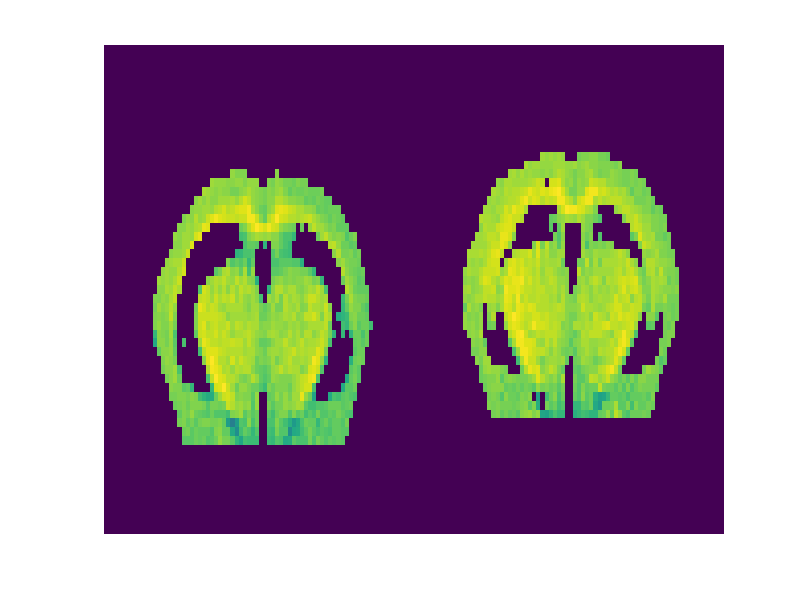

This figure's MATLAB source: (Note: this script raises an error after producing the figure.)
clear all, close all;
addpath(genpath(pwd));

%% load data
% lower signal
load('Data/Fig4_MT_Low.mat');
roi1 = roi;
img1 = img_mt.*roi1;
clear img roi;
% higher signal
load('Data/Fig4_MT_High.mat');
roi2 = roi;
img2 = img_mt.*roi2;
clear img roi;

%% display results
disp_xrg = 7:61;
disp_yrg = 11:86;
img = [img1(disp_xrg-1,disp_yrg), img2(disp_xrg-1,disp_yrg)];
scrsz = get(0,'ScreenSize');
figure('Position',[scrsz(3)*0.2, scrsz(4)*0.4, scrsz(3)*0.5, scrsz(4)*0.25]);
imagesc(img), axis off; clim([0,0.6]), mycolormap(1);
colorbar('FontName','Arial','FontSize', 25, 'LineWidth', 3);


